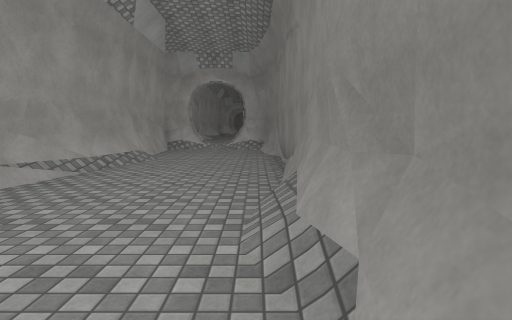
[1] (above)

16 first-person views from a walk through a Unity game level. The camera is 1.4 m above the floor, tilts 6° down and sees 80° across. Doors are open. The floor is counted in squares, 2 m on a side. Each view is taken from the middle of a square. On the plan, view 1 faces up. The plan holds only what a view shows up to about 10 squares ahead; the rest is blank. The place goes on beyond the plan. Some animated figures are not drawn. Surface patterns are stand-ins for the level's own textures.

[2]
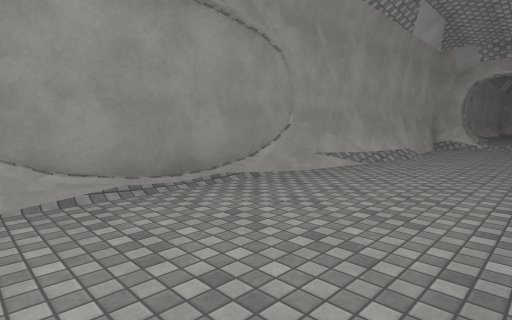

[3]
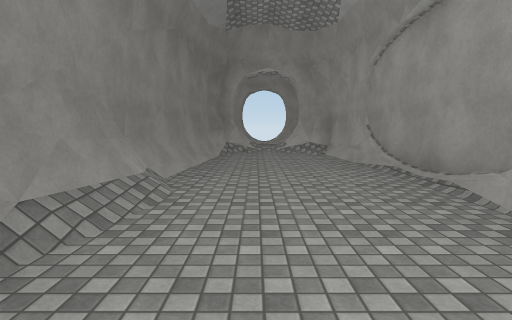

[4]
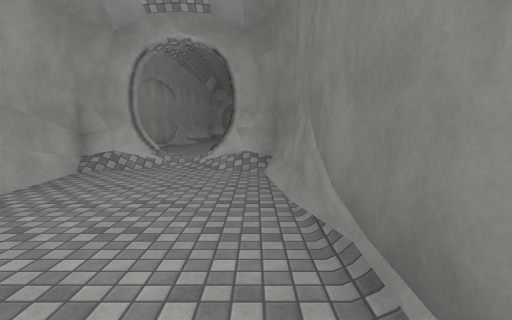

[5]
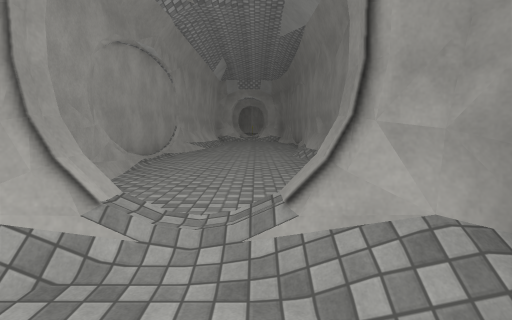

[6]
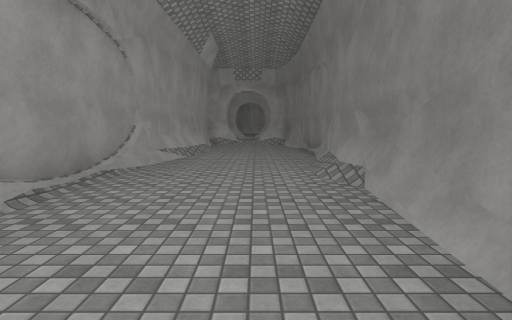

[7]
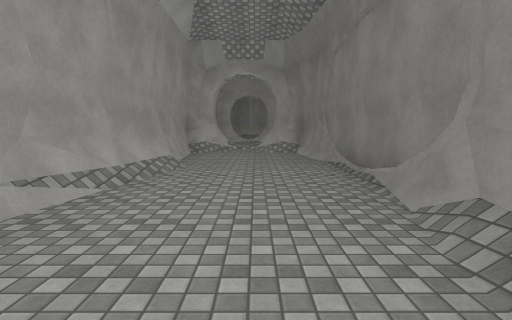

[8]
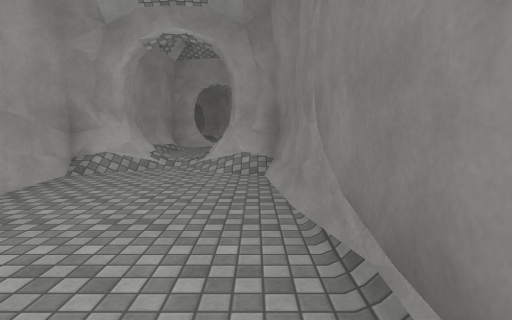

[9]
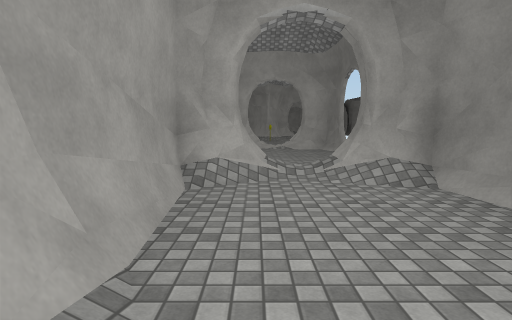

[10]
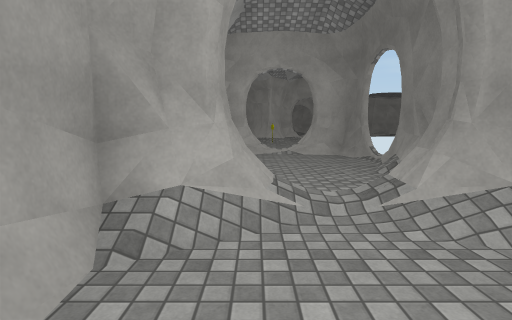

[11]
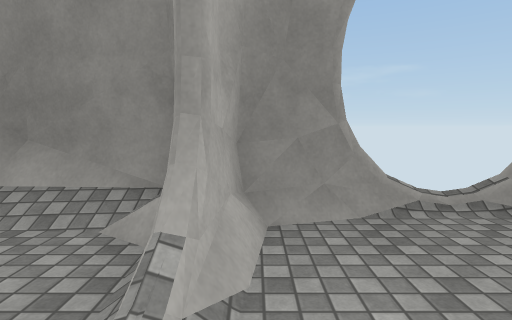

[12]
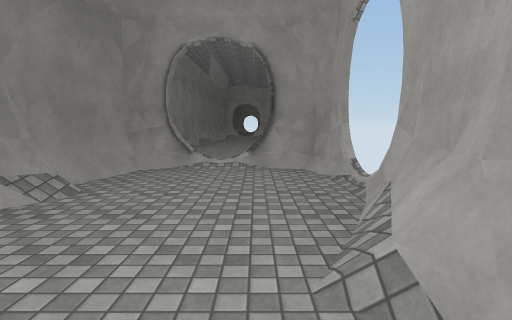

[13]
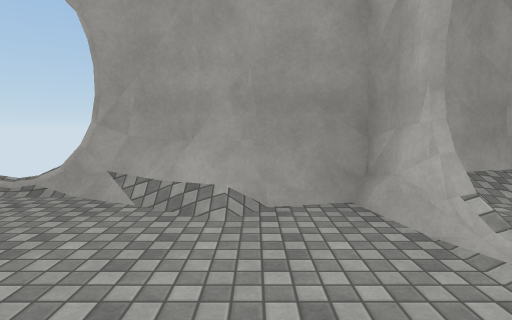

[14]
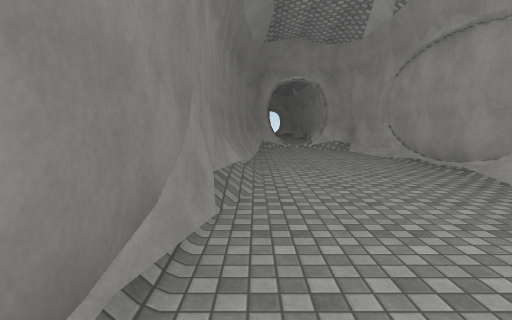

[15]
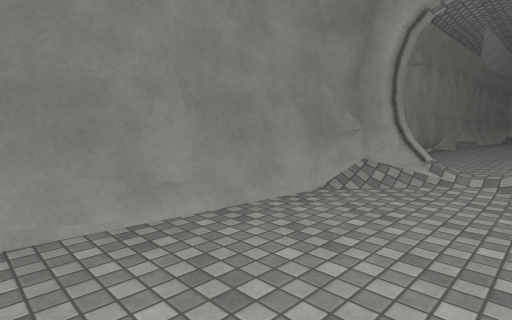

[16]
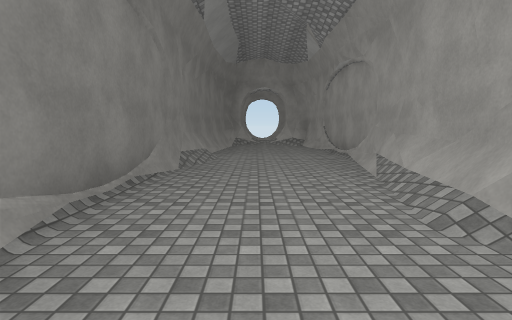

### Floor plan
Key: @ floor where view 1 was taken; # wall or solid block; x gap in a wall; . floor; / step, stairs or slope; D open door.
Columns run from 4 left of view 1 to 1 right of it. Each row starts with its distance up from view 1.
 33 #.  .#
 32 ##..##
 31  #..##
 30  #...D
 29  #...D
 28  D...#
 27  D...#
 26  ##.##
 25  #..##
 24  #...#
 23  #...#
 22  #...#
 21  #...#
 20  #...#
 19  #...#
 18 ##...#
 17 #....#
 16 #....#
 15 #....#
 14 #....#
 13 ##..##
 12  #..#
 11  ##/##
 10  #///#
  9  #../#
  8  #...#
  7  #...#
  6  #...#
  5  #...#
  4  #...#
  3 ##../#
  2 #.../#
  1 #.../#
  0 #...@#
 -1 ##../#
 -2  #..##
 -3  #..#
 -4  ##x#

Where each view was taken, in squares from view 1:
view 1: 0 up, 0 right, facing up
view 2: 1 down, 0 right, facing up-left
view 3: 5 up, 1 left, facing down
view 4: 5 up, 0 right, facing up
view 5: 9 up, 1 left, facing up
view 6: 12 up, 1 left, facing up
view 7: 16 up, 1 left, facing up
view 8: 20 up, 0 right, facing up
view 9: 21 up, 2 left, facing up
view 10: 23 up, 2 left, facing up
view 11: 31 up, 2 left, facing right
view 12: 31 up, 2 left, facing down
view 13: 30 up, 0 right, facing left
view 14: 21 up, 0 right, facing down
view 15: 15 up, 2 left, facing down-right
view 16: 9 up, 1 left, facing down
